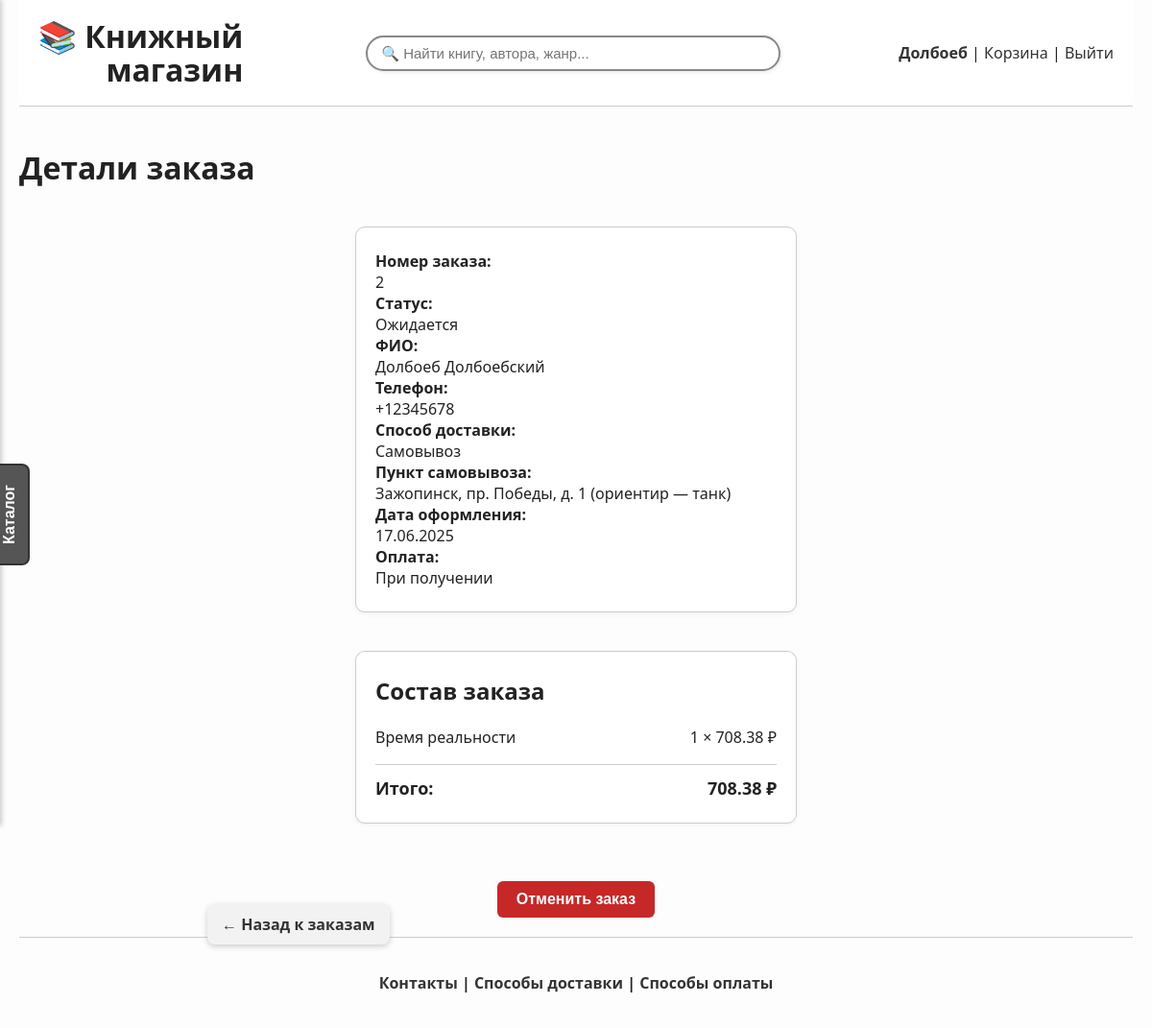
Page /orders/2 (signed in) on the committed database.
### app/models.py (models this page shows, shortened)
class User(db.Model, UserMixin):
    id = db.Column(db.Integer, primary_key=True)
    first_name = db.Column(db.String(50), nullable=False)
    last_name = db.Column(db.String(50), nullable=False)
    email = db.Column(db.String(120), unique=True, nullable=False)
    phone = db.Column(db.String(20))
    password = db.Column(db.String(100), nullable=False)
    cart_items = db.relationship('CartItem', back_populates='user', cascade='all, delete-orphan', passive_deletes=True)
    reviews = db.relationship('Review', backref='user', cascade='all, delete-orphan', passive_deletes=True)
    orders = db.relationship('Order', back_populates='user', cascade='all, delete-orphan', passive_deletes=True)

class Order(db.Model):
    id = db.Column(db.Integer, primary_key=True)
    user_id = db.Column(db.Integer, db.ForeignKey('user.id', ondelete="CASCADE"), nullable=False)
    user = db.relationship('User', back_populates='orders')
    date = db.Column(db.DateTime)
    total_price = db.Column(db.Float)
    status = db.Column(db.String(50))
    name = db.Column(db.String(100))
    phone = db.Column(db.String(20))
    delivery_method = db.Column(db.String(20))
    address = db.Column(db.String(255))
    pickup_location = db.Column(db.String(255))
    items = db.relationship('OrderItem', backref='order', cascade='all, delete-orphan', passive_deletes=True)

class OrderItem(db.Model):
    id = db.Column(db.Integer, primary_key=True)
    order_id = db.Column(db.Integer, db.ForeignKey('order.id', ondelete="CASCADE"), nullable=False)
    book_id = db.Column(db.Integer, db.ForeignKey('book.id'), nullable=False)
    quantity = db.Column(db.Integer, nullable=False)
    price = db.Column(db.Float, nullable=False)
    book = db.relationship('Book', lazy=True)
    price_per_item = db.Column(db.Float, nullable=False)
    book_title = db.Column(db.String(256), nullable=False)

### app/routes.py (the view)
@app.route('/orders/<int:order_id>')
@login_required
def order_details(order_id):
    order = Order.query.get_or_404(order_id)
    if order.user_id != current_user.id:
        abort(403)
    return render_template('order_details.html', order=order)

### app/__init__.py (called while the page is built)
@login_manager.user_loader
def load_user(user_id):
    return User.query.get(int(user_id))

### app/routes.py (called while the page is built)
@app.template_filter('delivery_label')
def delivery_label(method):
    return {
        'courier': 'Доставка курьером',
        'postman': 'Почта',
        'store': 'Самовывоз'
    }.get(method, 'Неизвестно')

@app.template_filter('pickup_label')
def pickup_label(code):
    return {
        'moscow_tverskaya_8': 'Москва, ул. Тверская, 8',
        'pushkina_kolotushkina': 'ул. Пушкина, д. Колотушкина',
        'zazhopinsk_pobedy_1': 'Зажопинск, пр. Победы, д. 1 (ориентир — танк)'
    }.get(code, 'Неизвестный пункт')

@app.context_processor
def inject_genres():
    return dict(genres=[g[0] for g in db.session.query(Book.genre).distinct() if g[0]])

### app/templates/order_details.html (shortened to what this page needs)
{% extends 'base.html' %}
{% block content %}
<h1 class="page-title">Детали заказа</h1>
<div class="card" style="margin-bottom: 30px;">
  <div class="order-info-grid">
    <div><strong>Номер заказа:</strong></div>
    <div>{{ order.id }}</div>
    <div><strong>Статус:</strong></div>
    <div>{{ order.status }}</div>
    <div><strong>ФИО:</strong></div>
    <div>{{ order.name }}</div>
    <div><strong>Телефон:</strong></div>
    <div>{{ order.phone }}</div>
    <div><strong>Способ доставки:</strong></div>
    <div>{{ order.delivery_method | delivery_label }}</div>
    {% if order.delivery_method in ['courier', 'postman'] %}
    <div><strong>Адрес доставки:</strong></div>
    <div>{{ order.address }}</div>
    {% elif order.delivery_method == 'store' %}
    <div><strong>Пункт самовывоза:</strong></div>
    <div>{{ order.pickup_location | pickup_label }}</div>
    {% endif %}
    <div><strong>Дата оформления:</strong></div>
    <div>{{ order.date.strftime('%d.%m.%Y') }}</div>
    <div><strong>Оплата:</strong></div>
    <div>При получении</div>
  </div>
</div>
<div class="order-summary-box card">
  <h2 style="margin-top: 0;">Состав заказа</h2>
  <div class="order-list">
    {% for item in order.items %}
    <div class="order-item">
      <span class="item-title">{{ item.book_title }}</span>
      <span class="item-price">{{ item.quantity }} × {{ item.price }} ₽</span>
    </div>
    {% endfor %}
  </div>
  <div class="order-total">
    <span>Итого:</span>
    <span>{{ "%.2f"|format(order.total_price) }} ₽</span>
  </div>
</div>
{% if order.status == 'Ожидается' %}
<div style="margin-top: 20px; text-align: center;">
  <button onclick="showCancelConfirmation()" class="cart-submit-button" style="background-color: #c62828; width: auto; padding: 10px 20px;">
    Отменить заказ
  </button>
</div>
{% endif %}
<a href="{{ url_for('orders') }}" class="floating-back-button">← Назад к заказам</a>
{% endblock %}

### app/templates/base.html (shortened to what this page needs)
<!DOCTYPE html>
<html lang="ru">
<head>
        <link rel="stylesheet" href="{{ url_for('static', filename='styles.css') }}">
</head>
<body>
<div class="wrapper">
<header style="padding: 20px;">
    <div style="
        display: flex;
        flex-wrap: wrap;
        align-items: center;
        justify-content: space-between;
        gap: 20px;
    ">
        <div style="flex-shrink: 0;">
            <a href="{{ url_for('index') }}" style="text-decoration: none; color: inherit;">
                <h1 style="margin: 0; line-height: 1.1; white-space: nowrap; text-align: right;">
                    📚 Книжный<br>магазин
                </h1>
            </a>
        </div>
        <div style="
            display: flex;
            flex: 1;
            min-width: 250px;
            flex-wrap: wrap;
            justify-content: flex-end;
            align-items: center;
            gap: 15px;
        ">
            <form action="{{ url_for('search') }}" method="get" style="
                flex: 1;
                min-width: 200px;
                display: flex;
                justify-content: center;
            ">
                <input type="text" name="q"
                    placeholder="🔍 Найти книгу, автора, жанр..."
                    value="{{ request.args.get('q', '') }}"
                    style="
                        width: 100%;
                        max-width: 400px;
                        padding: 8px 14px;
                        border: 2px solid #888;
                        border-radius: 25px;
                        font-size: 15px;
                        box-shadow: 1px 1px 4px rgba(0,0,0,0.1);
                        transition: 0.3s ease;
                    "
                    onfocus="this.style.borderColor='#444'; this.style.boxShadow='0 0 8px rgba(0,0,0,0.2)'"
                    onblur="this.style.borderColor='#888'; this.style.boxShadow='1px 1px 4px rgba(0,0,0,0.1)'">
            </form>
            <div style="white-space: nowrap;">
                {% if current_user.is_authenticated %}
                    <a href="{{ url_for('profile') }}"><strong>{{ current_user.first_name }}</strong></a> |
                    <a href="{{ url_for('view_cart') }}">Корзина</a> |
                    <a href="{{ url_for('logout') }}">Выйти</a>
                {% else %}
                    <a href="{{ url_for('login') }}">Вход</a> |
                    <a href="{{ url_for('register') }}">Регистрация</a>
                {% endif %}
            </div>
        </div>
    </div>
</header>
<button onclick="toggleSidebar()" id="catalog-button">Каталог</button>
<div class="container">
    <main class="main-content">
        {% block content %}{% endblock %}
    </main>
</div>
<footer>
    <div class="footer-inner">
        <p>
            <a href="{{ url_for('contacts') }}">Контакты</a> |
            <a href="{{ url_for('delivery') }}">Способы доставки</a> |
            <a href="{{ url_for('payment') }}">Способы оплаты</a>
        </p>
    </div>
</footer>
</div>
</body>
</html>

### app/static/styles.css (style rules this page uses)
html, body { height: 100%; margin: 0; padding: 0; font-family: 'Segoe UI', Tahoma, Geneva, Verdana, sans-serif; background-color: #fdfdfd; color: #222; }
.wrapper { display: flex; flex-direction: column; min-height: 100vh; max-width: 1200px; margin: 0 auto; padding: 0 20px; }
header { background-color: white; border-bottom: 1px solid #ccc; padding: 20px; }
footer { padding: 20px 0; width: 100%; font-weight: bold; border-top: 1px solid #ccc; }
footer a { font-weight: bold; }
.footer-inner { max-width: 100%; margin: 0 auto; padding: 0 20px; text-align: center; }
.container { flex: 1; display: flex; flex-direction: column; gap: 20px; }
.main-content { flex: 1; padding: 20px 0; }
#catalog-button { position: fixed; top: 50%; left: 10px; transform: translate(-50%, -50%) rotate(-90deg); transform-origin: center; padding: 10px 20px; font-size: 16px; font-weight: bold; border: 2px solid #333; border-radius: 8px; cursor: pointer; z-index: 2000; background-color: #555; }
a { color: #333; text-decoration: none; }
.card { background: #fff; border: 1px solid #ccc; border-radius: 10px; padding: 24px 20px; margin: 40px auto; box-shadow: 0 2px 5px rgba(0, 0, 0, 0.05); max-width: 460px; box-sizing: border-box; }
.card h2 { margin: 0 0 20px 0; text-align: left; }
button { padding: 10px 18px; border: none; border-radius: 6px; background-color: #333; color: white; cursor: pointer; font-weight: bold; transition: background-color 0.2s ease; }
.cart-submit-button { margin-top: 20px; width: 100%; padding: 12px; font-size: 16px; font-weight: bold; cursor: pointer; }
.order-list { display: flex; flex-direction: column; gap: 10px; margin-bottom: 15px; }
.order-item { display: flex; justify-content: space-between; font-size: 16px; line-height: 1.6; }
.order-item .item-title { font-weight: 500; max-width: 70%; word-break: break-word; }
.order-item .item-price { white-space: nowrap; font-weight: 500; }
.order-total { display: flex; justify-content: space-between; padding-top: 12px; margin-top: 10px; border-top: 1px solid #ccc; font-size: 18px; font-weight: bold; }
.floating-back-button { position: fixed; top: 88%; left: 18%; z-index: 999; background-color: #f2f2f2; color: #333; padding: 10px 15px; border-radius: 8px; text-decoration: none; box-shadow: 0 2px 6px rgba(0,0,0,0.2); font-weight: bold; transition: background-color 0.2s ease; }

### rows in the picture
User: first_name "Долбоеб"
Order: id "2", status "Ожидается", name "Долбоеб Долбоебский", phone "+12345678", delivery_method|delivery_label "Самовывоз", pickup_location|pickup_label "Зажопинск, пр. Победы, д. 1 (ориентир — танк)", date "17.06.2025", total_price "708.38"
OrderItem: book_title "Время реальности", quantity "1", price "708.38"
